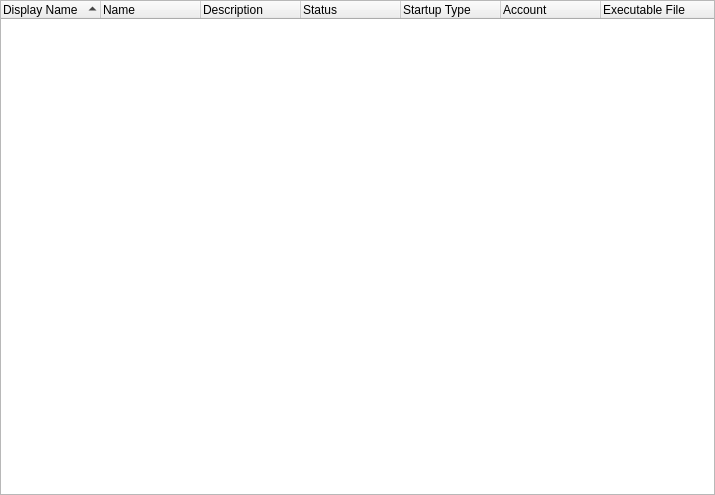
<?xml version="1.0" encoding="UTF-8"?>
<ui version="4.0">
 <class>SysInfoServices</class>
 <widget class="QWidget" name="SysInfoServices">
  <property name="geometry">
   <rect>
    <x>0</x>
    <y>0</y>
    <width>715</width>
    <height>495</height>
   </rect>
  </property>
  <property name="windowTitle">
   <string/>
  </property>
  <layout class="QVBoxLayout" name="verticalLayout">
   <property name="leftMargin">
    <number>0</number>
   </property>
   <property name="topMargin">
    <number>0</number>
   </property>
   <property name="rightMargin">
    <number>0</number>
   </property>
   <property name="bottomMargin">
    <number>0</number>
   </property>
   <item>
    <widget class="QTreeWidget" name="tree">
     <property name="contextMenuPolicy">
      <enum>Qt::ContextMenuPolicy::CustomContextMenu</enum>
     </property>
     <property name="showDropIndicator" stdset="0">
      <bool>false</bool>
     </property>
     <property name="iconSize">
      <size>
       <width>16</width>
       <height>16</height>
      </size>
     </property>
     <property name="indentation">
      <number>0</number>
     </property>
     <property name="sortingEnabled">
      <bool>true</bool>
     </property>
     <attribute name="headerShowSortIndicator" stdset="0">
      <bool>true</bool>
     </attribute>
     <column>
      <property name="text">
       <string>Display Name</string>
      </property>
     </column>
     <column>
      <property name="text">
       <string>Name</string>
      </property>
     </column>
     <column>
      <property name="text">
       <string>Description</string>
      </property>
     </column>
     <column>
      <property name="text">
       <string>Status</string>
      </property>
     </column>
     <column>
      <property name="text">
       <string>Startup Type</string>
      </property>
     </column>
     <column>
      <property name="text">
       <string>Account</string>
      </property>
     </column>
     <column>
      <property name="text">
       <string>Executable File</string>
      </property>
     </column>
    </widget>
   </item>
  </layout>
  <action name="action_copy_row">
   <property name="text">
    <string>Copy Row</string>
   </property>
  </action>
  <action name="action_copy_value">
   <property name="text">
    <string>Copy Value</string>
   </property>
  </action>
 </widget>
 <resources/>
 <connections/>
</ui>
